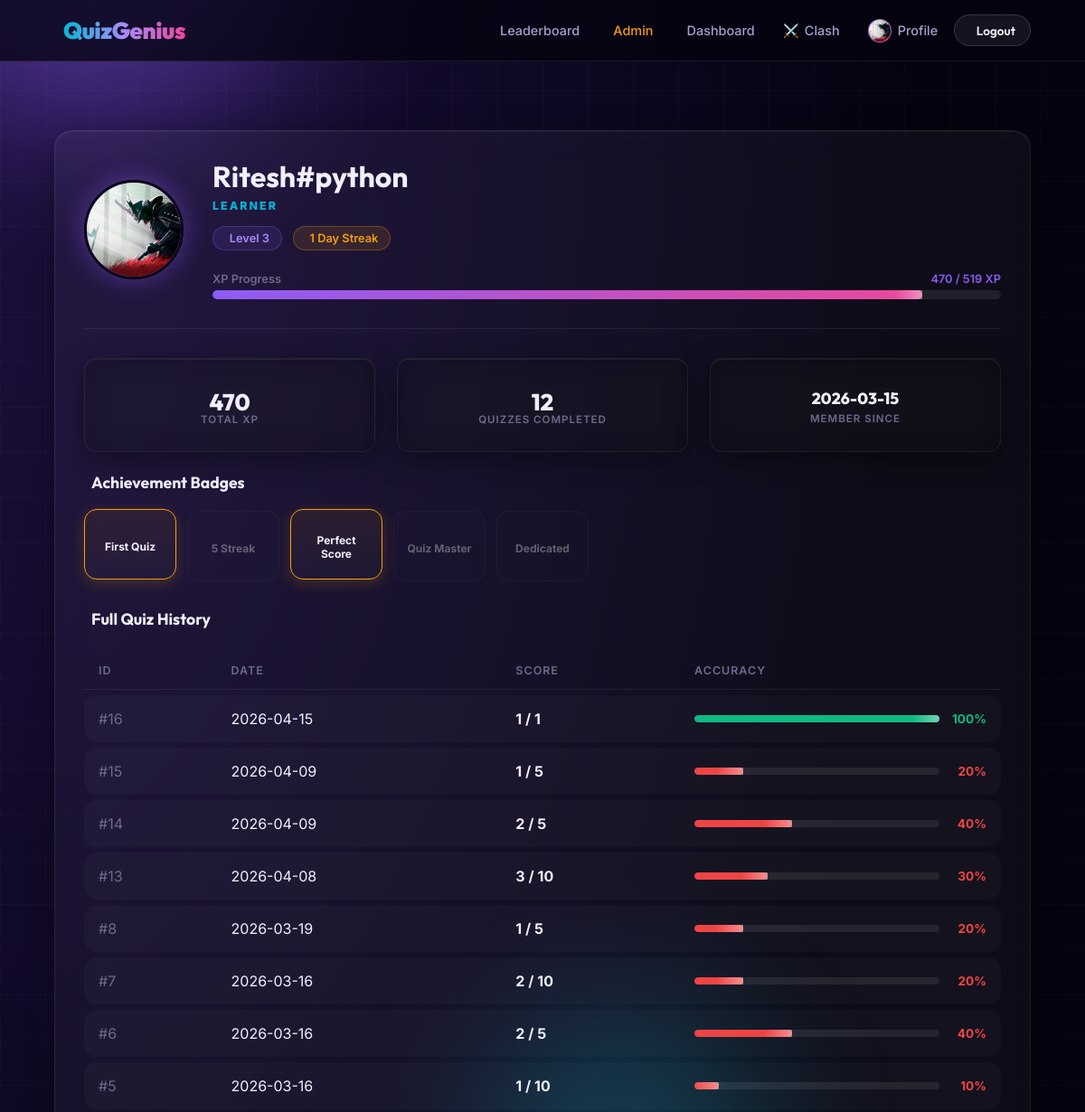
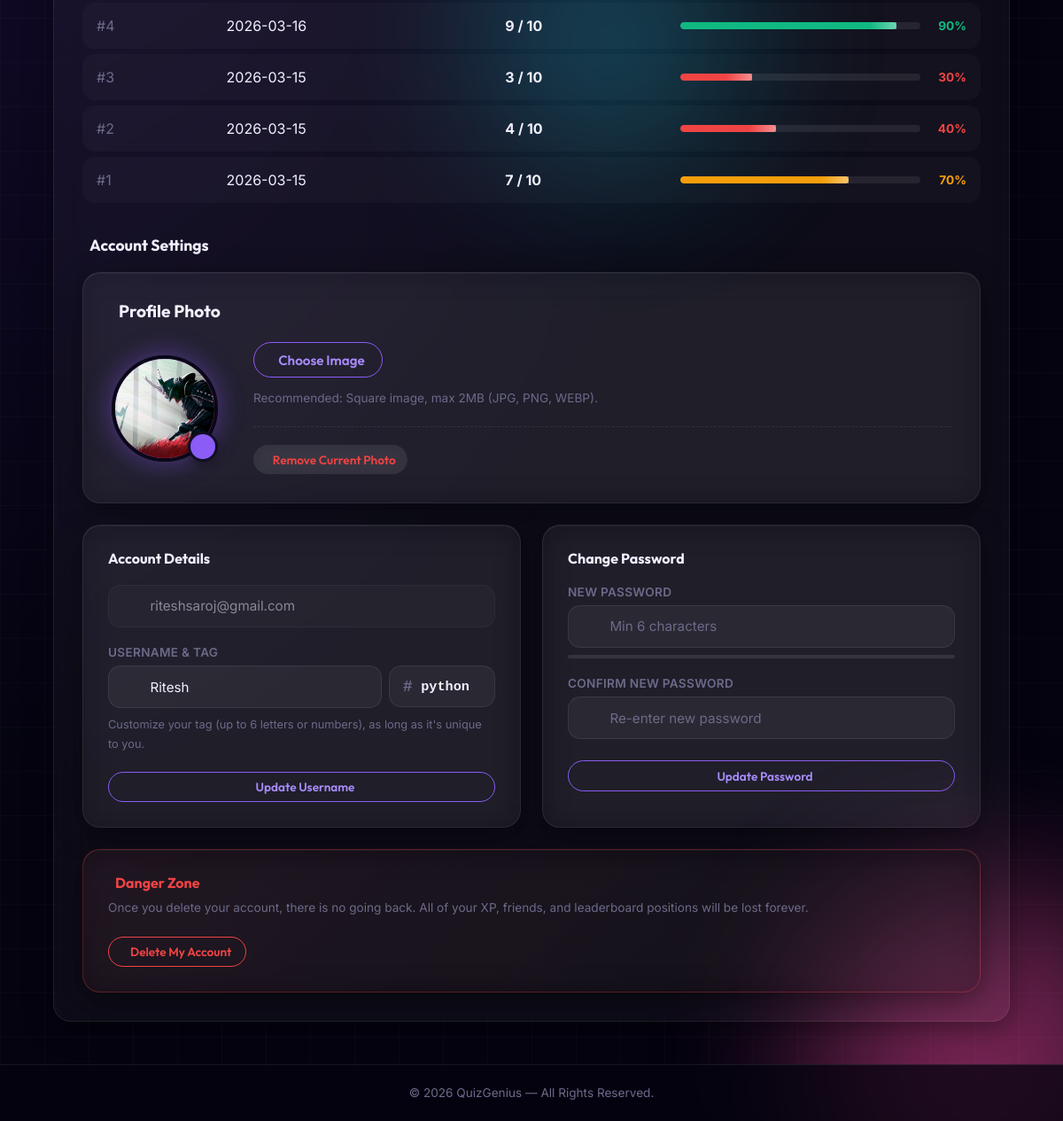
Screenshot of /profile (signed in) with the database file from the repository (2 pictures, top to bottom).
### tables this page shows
CREATE TABLE users (
    id            INTEGER PRIMARY KEY AUTOINCREMENT,
    username      TEXT    NOT NULL UNIQUE,
    email         TEXT    NOT NULL UNIQUE,
    password_hash TEXT    NOT NULL,
    xp            INTEGER NOT NULL DEFAULT 0,
    level         INTEGER NOT NULL DEFAULT 1,
    created_at    TIMESTAMP DEFAULT CURRENT_TIMESTAMP
, avatar_url TEXT, role TEXT DEFAULT 'user');

CREATE TABLE quiz_results (
    id              INTEGER PRIMARY KEY AUTOINCREMENT,
    user_id         INTEGER NOT NULL,
    score           INTEGER NOT NULL,
    total_questions INTEGER NOT NULL,
    date            TIMESTAMP DEFAULT CURRENT_TIMESTAMP,
    FOREIGN KEY (user_id) REFERENCES users(id)
);

### backend/routes.py (the view)
@main.route("/profile")
@login_required
def profile():
    user = get_current_user()
    results = get_user_results(user.id, limit=20)
    streak = get_current_streak(user.id)
    xp_next = xp_required_for_level(user.level + 1)
    rank_title = get_rank_title(user.level)
    badges = {
        "first_quiz": len(results) >= 1,
        "streak_5": streak >= 5,
        "perfect_score": any(r.percentage >= 100 for r in results),
        "quiz_master": user.level >= 10,
        "dedicated": len(results) >= 50
    }
    return render_template(
        "profile.html", user=user, results=results, streak=streak,
        xp_next=xp_next, rank_title=rank_title, badges=badges
    )

### templates/profile.html (shortened to what this page needs)
{% extends "base.html" %}
{% block content %}
<div class="glass fade-in hover-glow mt-4" style="padding: 2rem;">
    <div class="profile-header">
        <div class="avatar profile-avatar" data-name="{{ user.username }}">
            {% if user.avatar_url %}<img src="{{ user.avatar_url }}" alt="Profile Photo">{% else %}{{ user.username[0]|upper }}{% endif %}
        </div>
        <div style="flex:1;min-width:0;">
            <h2 class="profile-name" style="overflow: hidden; text-overflow: ellipsis; white-space: nowrap;" title="{{ user.username }}">{{ user.username }}</h2>
            <p class="rank-title" style="margin-bottom:.75rem;">{{ rank_title }}</p>
            <div class="profile-badges mb-3">
                <span class="badge"> Level {{ user.level }}</span>
                <span class="badge streak-badge"> {{ streak }} Day Streak</span>
            </div>
            <div class="xp-bar-container">
                <div class="xp-bar-header">
                    <span>XP Progress</span>
                    <span class="text-primary">{{ user.xp }} / {{ xp_next }} XP</span>
                </div>
                <div class="progress-container" style="height:10px;">
                    {% set xp_pct = ((user.xp / xp_next) * 100)|int %}
                    <div class="progress-fill" {{ ('style="width: ' ~ xp_pct ~ '%;"') | safe }}></div>
                </div>
            </div>
        </div>
    </div>
    <div class="dashboard-grid mb-4">
        <div class="glass stat-card hover-glow">
            <div class="stat-value">{{ user.xp }}</div>
            <div class="stat-label">Total XP</div>
        </div>
        <div class="glass stat-card hover-glow">
            <div class="stat-value">{{ results|length }}</div>
            <div class="stat-label">Quizzes Completed</div>
        </div>
        <div class="glass stat-card hover-glow">
            <div class="stat-value date-value">{{ user.created_at.strftime('%Y-%m-%d') if user.created_at else 'Unknown' }}</div>
            <div class="stat-label">Member Since</div>
        </div>
    </div>
    <h3 class="history-title"> Achievement Badges</h3>
    <div class="badges-grid mb-4">
        <div class="badge-card {% if badges.first_quiz %}earned{% endif %}" title="Complete your first quiz">
            <span>First Quiz</span>
        </div>
        <div class="badge-card {% if badges.streak_5 %}earned{% endif %}" title="Achieve a 5-day streak">
            <span>5 Streak</span>
        </div>
        <div class="badge-card {% if badges.perfect_score %}earned{% endif %}" title="Get a perfect score">
            <span>Perfect Score</span>
        </div>
        <div class="badge-card {% if badges.quiz_master %}earned{% endif %}" title="Reach Level 10">
            <span>Quiz Master</span>
        </div>
        <div class="badge-card {% if badges.dedicated %}earned{% endif %}" title="Complete 50 quizzes">
            <span>Dedicated</span>
        </div>
    </div>
    <h3 class="history-title"> Full Quiz History</h3>
    {% if results %}
    <div class="table-container mb-4">
        <table>
            <thead>
                <tr>
                    <th>ID</th>
                    <th>Date</th>
                    <th>Score</th>
                    <th>Accuracy</th>
                </tr>
            </thead>
            <tbody>
                {% for r in results %}
                <tr>
                    <td class="text-muted">#{{ r.id }}</td>
                    <td>{{ r.date.strftime('%Y-%m-%d') if r.date else '' }}</td>
                    <td class="font-bold">{{ r.score }} / {{ r.total_questions }}</td>
                    <td style="width:35%;">
                        {% set pct = r.percentage|default(0)|round|int %}
                        {% if pct >= 80 %}
                            {% set pc = 'var(--success)' %}
                        {% elif pct >= 50 %}
                            {% set pc = 'var(--warning)' %}
                        {% else %}
                            {% set pc = 'var(--danger)' %}
                        {% endif %}
                        <div class="accuracy-cell">
                            <div class="progress-container">
                                <div class="progress-fill" {{ ('style="width: ' ~ pct ~ '%; background: ' ~ pc ~ ';"') | safe }}></div>
                            </div>
                            <span class="accuracy-text" {{ ('style="color: ' ~ pc ~ ';"') | safe }}>{{ pct }}%</span>
                        </div>
                    </td>
                </tr>
                {% endfor %}
            </tbody>
        </table>
    </div>
    {% else %}
    <div class="empty-state mb-4">
        <i class="ph-fill ph-folder-open empty-icon"></i>
        <p>No quiz history yet.</p>
    </div>
    {% endif %}
    <h3 class="history-title mt-4"> Account Settings</h3>
    <div class="glass mb-3 hover-glow" style="padding: 2rem; border-radius: 20px;">
        <h4 style="margin-bottom: 1.5rem; font-size: 1.2rem; display: flex; align-items: center; gap: 8px;">
             Profile Photo
        </h4>
        <div style="display: flex; gap: 2.5rem; align-items: center; flex-wrap: wrap;">
            <div style="position: relative;">
                <div class="avatar photo-preview" id="photo-preview-box" data-name="{{ user.username }}" style="width: 120px; height: 120px; font-size: 3rem; border-width: 4px; box-shadow: 0 0 30px var(--primary-glow); transition: transform 0.3s ease; margin: 0;">
                    {% if user.avatar_url %}
                        <img src="{{ user.avatar_url }}" alt="Profile Photo">
                    {% else %}
                        {{ user.username[0]|upper }}
                    {% endif %}
                </div>
                <div style="position: absolute; bottom: 0; right: 0; background: var(--primary); color: white; width: 34px; height: 34px; border-radius: 50%; display: flex; align-items: center; justify-content: center; border: 3px solid var(--bg-surface); box-shadow: 0 4px 10px rgba(0,0,0,0.3);">
                </div>
            </div>
            <div class="photo-container" style="flex: 1; min-width: 250px;">
                <form action="/profile/update" method="POST" enctype="multipart/form-data" id="photo-form">
                    <div style="display: flex; gap: 1rem; flex-wrap: wrap; margin-bottom: 0.75rem;">
                        <label for="avatar_file" class="btn btn-outline" style="padding: 0.6rem 1.2rem; cursor: pointer; margin: 0;">
                             Choose Image
                        </label>
                    </div>
                    <p style="font-size: 0.85rem; color: var(--text-muted); margin-bottom: 0;">Recommended: Square image, max 2MB (JPG, PNG, WEBP).</p>
                </form>
                {% if user.avatar_url %}
                <form action="/profile/update" method="POST" style="margin-top: 1.25rem; border-top: 1px dashed var(--glass-border); padding-top: 1.25rem;">
                    <button type="submit" class="btn btn-glass btn-sm" style="color: var(--danger); border-color: transparent; padding: 0.4rem 0.8rem;">
                         Remove Current Photo
                    </button>
                </form>
                {% endif %}
            </div>
        </div>
    </div>
    <div class="dashboard-grid" style="gap:1.5rem; grid-template-columns: repeat(auto-fit, minmax(280px, 1fr));">
        <div class="glass hover-glow" style="padding:1.75rem;">
            <form action="/profile/update" method="POST">
                <h4 style="margin-bottom:1.25rem;font-size:1rem;">Account Details</h4>
                <div class="form-group">
                    <div class="input-with-icon" title="Email cannot be changed">
                        <input type="email" class="form-control" value="{{ user.email }}" readonly style="opacity:.5;cursor:not-allowed;">
                    </div>
                </div>
                <div class="form-group">
                    <label style="font-size: 0.85rem; margin-bottom: 0.45rem;">Username & Tag</label>
                    <div style="display: flex; gap: 0.5rem;">
                        <div class="input-with-icon" style="flex: 1;">
                            <input type="text" name="username" class="form-control" value="{{ user.username.split('#')[0] if '#' in user.username else user.username }}" required minlength="3" placeholder="Username">
                        </div>
                        <div class="input-with-icon" style="width: 120px;">
                            <input type="text" name="discriminator" class="form-control" value="{{ user.username.split('#')[1] if '#' in user.username else '' }}" required pattern="[A-Za-z0-9]{1,6}" maxlength="6" placeholder="TAG123" style="padding-left: 2.2rem; font-family: monospace; font-weight: bold; font-size: 0.95rem;">
                            <span style="position: absolute; left: 1rem; top: 50%; transform: translateY(-50%); color: var(--text-muted); font-family: monospace; font-weight: bold; font-size: 1.1rem; pointer-events: none;">#</span>
                        </div>
                    </div>
                    <p style="font-size: 0.8rem; color: var(--text-muted); margin-top: 0.5rem; margin-bottom: 0;">Customize your tag (up to 6 letters or numbers), as long as it's unique to you.</p>
                </div>
                <button type="submit" class="btn btn-outline w-full btn-sm"> Update Username</button>
            </form>
        </div>
        <div class="glass hover-glow" style="padding:1.75rem;">
            <form action="/profile/update" method="POST">
                <h4 style="margin-bottom:1.25rem;font-size:1rem;">Change Password</h4>
                <div class="form-group">
                    <label style="font-size: 0.85rem; margin-bottom: 0.45rem;" for="new_password">New Password</label>
                    <div class="input-with-icon">
                        <input type="password" id="new_password" name="new_password" class="form-control has-right-icon" placeholder="Min 6 characters" minlength="6" required>
                    </div>
                    <div class="strength-bar-wrap" style="margin-top: 8px; background: rgba(255,255,255,0.1);">
                    </div>
                </div>
                <div class="form-group" style="margin-bottom: 1.5rem;">
                    <label style="font-size: 0.85rem; margin-bottom: 0.45rem;" for="confirm_password">Confirm New Password</label>
                    <div class="input-with-icon">
                        <input type="password" id="confirm_password" name="confirm_password" class="form-control has-right-icon" placeholder="Re-enter new password" required>
                    </div>
                </div>
                <button type="submit" class="btn btn-outline w-full btn-sm"> Update Password</button>
            </form>
        </div>
    </div>
    <div class="glass hover-glow" style="padding:1.75rem; margin-top: 1.5rem; border-color: var(--danger-border); background: linear-gradient(135deg, rgba(239,68,68,0.05), var(--card-inner-bg));">
        <h4 style="margin-bottom:0.5rem;font-size:1rem;color:var(--danger);display:flex;align-items:center;gap:8px;">
             Danger Zone
        </h4>
        <p style="font-size:0.85rem;color:var(--text-muted);margin-bottom:1.25rem;">Once you delete your account, there is no going back. All of your XP, friends, and leaderboard positions will be lost forever.</p>
        <form action="{{ url_for('main.delete_account') }}" method="POST" onsubmit="return confirm('Are you absolutely sure you want to delete your account? This action CANNOT be undone.');">
            <button type="submit" class="btn btn-danger btn-sm"> Delete My Account</button>
        </form>
    </div>
</div>
{% endblock %}

### templates/base.html (shortened to what this page needs)
<!DOCTYPE html>
<html lang="en">
<head>
    <link rel="stylesheet" href="{{ url_for('static', filename='css/style.css') }}">
</head>
<body>
    <div class="bg-animation">
        <div class="orb orb-1"></div>
        <div class="orb orb-2"></div>
        <div class="orb orb-3"></div>
    </div>
    <header class="navbar">
        <div class="logo">
            <a href="{{ url_for('main.home') }}"><span>QuizGenius</span></a>
        </div>
        <nav class="nav-links">
            <a href="#" id="theme-toggle" title="Toggle Theme" style="padding: 0.45rem;">
            </a>
            <a href="{{ url_for('main.leaderboard') }}"> Leaderboard</a>
            {% if current_user %}
                {% if current_user.role == 'admin' %}
                    <a href="{{ url_for('main.admin_dashboard') }}" style="color: var(--warning);"> Admin</a>
                {% endif %}
                <a href="{{ url_for('main.dashboard') }}"> Dashboard</a>
                <a href="{{ url_for('main.clash') }}"><span class="theme-emoji">⚔️</span> Clash</a>
                <a href="{{ url_for('main.profile') }}" style="display:flex;align-items:center;gap:7px;">
                    <div class="player-avatar" data-name="{{ current_user.username }}" style="width:26px;height:26px;font-size:0.75rem;border-width:1px;">
                        {% if current_user.avatar_url %}
                            <img src="{{ current_user.avatar_url }}" alt="Avatar">
                        {% else %}
                            {{ current_user.username[0]|upper }}
                        {% endif %}
                    </div>
                    Profile
                </a>
                <a href="{{ url_for('main.logout') }}" class="btn btn-glass btn-sm"> Logout</a>
            {% else %}
                <a href="{{ url_for('main.login') }}" class="btn btn-glass btn-sm">Login</a>
                <a href="{{ url_for('main.register') }}" class="btn btn-primary btn-sm">Sign Up <i class="ph ph-arrow-right"></i></a>
            {% endif %}
        </nav>
    </header>
    <main class="main-container">
        {% block content %}{% endblock %}
    </main>
    <footer class="site-footer">
        <p>&copy; 2026 QuizGenius &mdash; All Rights Reserved.</p>
    </footer>
</body>
</html>

### rows the page displays
users: avatar_url (picture), username "Ritesh#python", level "3", xp "470", created_at "2026-03-15", email "riteshsaroj@gmail.com", username "Ritesh", discriminator "python"
quiz_results: id "16", date "2026-04-15", score "1", total_questions "1", pct "100"
quiz_results: id "15", date "2026-04-09", score "1", total_questions "5", pct "20"
quiz_results: id "14", date "2026-04-09", score "2", total_questions "5", pct "40"
quiz_results: id "13", date "2026-04-08", score "3", total_questions "10", pct "30"
quiz_results: id "8", date "2026-03-19", score "1", total_questions "5", pct "20"
quiz_results: id "7", date "2026-03-16", score "2", total_questions "10", pct "20"
quiz_results: id "6", date "2026-03-16", score "2", total_questions "5", pct "40"
quiz_results: id "5", date "2026-03-16", score "1", total_questions "10"
quiz_results: id "4", date "2026-03-16", score "9", total_questions "10", pct "90"
quiz_results: id "3", date "2026-03-15", score "3", total_questions "10", pct "30"
quiz_results: id "2", date "2026-03-15", score "4", total_questions "10", pct "40"
quiz_results: id "1", date "2026-03-15", score "7", total_questions "10", pct "70"

### other values shown
{{ rank_title }} "LEARNER"
{{ streak }} "1"
{{ xp_next }} "519"
{{ results|length }} "12"
